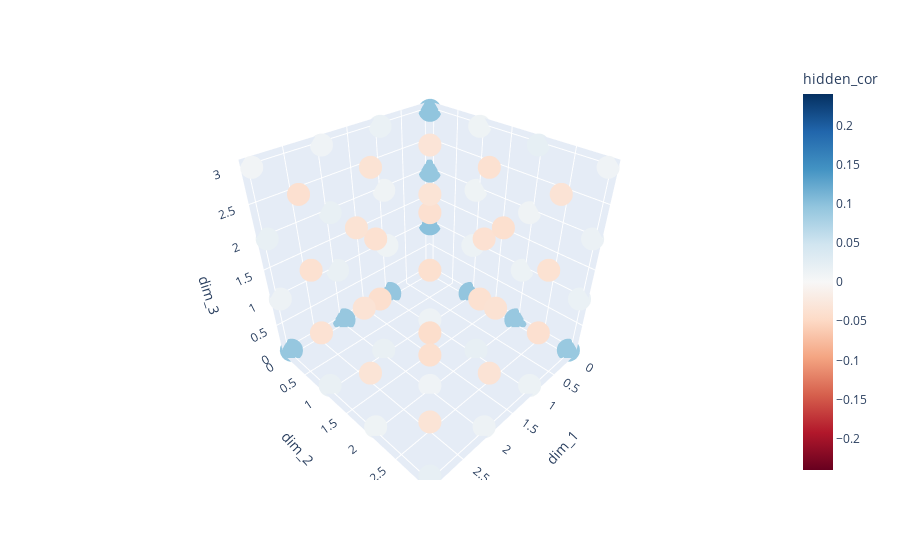

Notebook cell for this chart:
### Markdown cell above
Interpretation: If incorrect, all card values are modified based on the number of shared features with the chosen card. The change in value is determined via the number of shared features. The value is increased only when no features are shared.

### Code cell
lim = 0.24
px.scatter_3d(
    coords, 
    x='dim_1',
    y='dim_2',
    z='dim_3',
    color='hidden_cor',
    range_color=[-lim,lim], 
    color_continuous_scale='RdBu'
)

### Figure 1 — Plotly figure (JSON) as saved in the notebook; plotly's stock layout.template omitted (floating-point values rounded to 4 significant figures)
{"data": [{"hovertemplate": "dim_1=%{x}<br>dim_2=%{y}<br>dim_3=%{z}<br>hidden_cor=%{marker.color}<extra></extra>", "legendgroup": "", "marker": {"color": [-0.1387, 0.1001, 0.09349, 0.09647, 0.0953, 0.01367, 0.01154, 0.01151, 0.09151, 0.0143, 0.01038, 0.02091, 0.09071, 0.01591, 0.01556, 0.009581, 0.09392, 0.01167, 0.01042, 0.0168, 0.0124, -0.03621, -0.03858, -0.0325, 0.02061, -0.03846, -0.03702, -0.03837, 0.01327, -0.03947, -0.03665, -0.03408, 0.09226, 0.0183, 0.01881, 0.009796, 0.01747, -0.04139, -0.03838, -0.03463, 0.01029, -0.04336, -0.03435, -0.0331, 0.01281, -0.03402, -0.03581, -0.03975, 0.0928, 0.01288, 0.01939, 0.007154, 0.01773, -0.03616, -0.03847, -0.03898, 0.01167, -0.03291, -0.03396, -0.03512, 0.0204, -0.03309, -0.03985, -0.0399], "coloraxis": "coloraxis", "symbol": "circle"}, "mode": "markers", "name": "", "scene": "scene", "showlegend": false, "type": "scatter3d", "x": [0, 0, 0, 0, 0, 0, 0, 0, 0, 0, 0, 0, 0, 0, 0, 0, 1, 1, 1, 1, 1, 1, 1, 1, 1, 1, 1, 1, 1, 1, 1, 1, 2, 2, 2, 2, 2, 2, 2, 2, 2, 2, 2, 2, 2, 2, 2, 2, 3, 3, 3, 3, 3, 3, 3, 3, 3, 3, 3, 3, 3, 3, 3, 3], "y": [0, 0, 0, 0, 1, 1, 1, 1, 2, 2, 2, 2, 3, 3, 3, 3, 0, 0, 0, 0, 1, 1, 1, 1, 2, 2, 2, 2, 3, 3, 3, 3, 0, 0, 0, 0, 1, 1, 1, 1, 2, 2, 2, 2, 3, 3, 3, 3, 0, 0, 0, 0, 1, 1, 1, 1, 2, 2, 2, 2, 3, 3, 3, 3], "z": [0, 1, 2, 3, 0, 1, 2, 3, 0, 1, 2, 3, 0, 1, 2, 3, 0, 1, 2, 3, 0, 1, 2, 3, 0, 1, 2, 3, 0, 1, 2, 3, 0, 1, 2, 3, 0, 1, 2, 3, 0, 1, 2, 3, 0, 1, 2, 3, 0, 1, 2, 3, 0, 1, 2, 3, 0, 1, 2, 3, 0, 1, 2, 3]}], "layout": {"coloraxis": {"cmax": 0.24, "cmin": -0.24, "colorbar": {"title": {"text": "hidden_cor"}}, "colorscale": [[0, "rgb(103,0,31)"], [0.1, "rgb(178,24,43)"], [0.2, "rgb(214,96,77)"], [0.3, "rgb(244,165,130)"], [0.4, "rgb(253,219,199)"], [0.5, "rgb(247,247,247)"], [0.6, "rgb(209,229,240)"], [0.7, "rgb(146,197,222)"], [0.8, "rgb(67,147,195)"], [0.9, "rgb(33,102,172)"], [1, "rgb(5,48,97)"]]}, "legend": {"tracegroupgap": 0}, "margin": {"t": 60}, "scene": {"domain": {"x": [0, 1], "y": [0, 1]}, "xaxis": {"title": {"text": "dim_1"}}, "yaxis": {"title": {"text": "dim_2"}}, "zaxis": {"title": {"text": "dim_3"}}}}}
